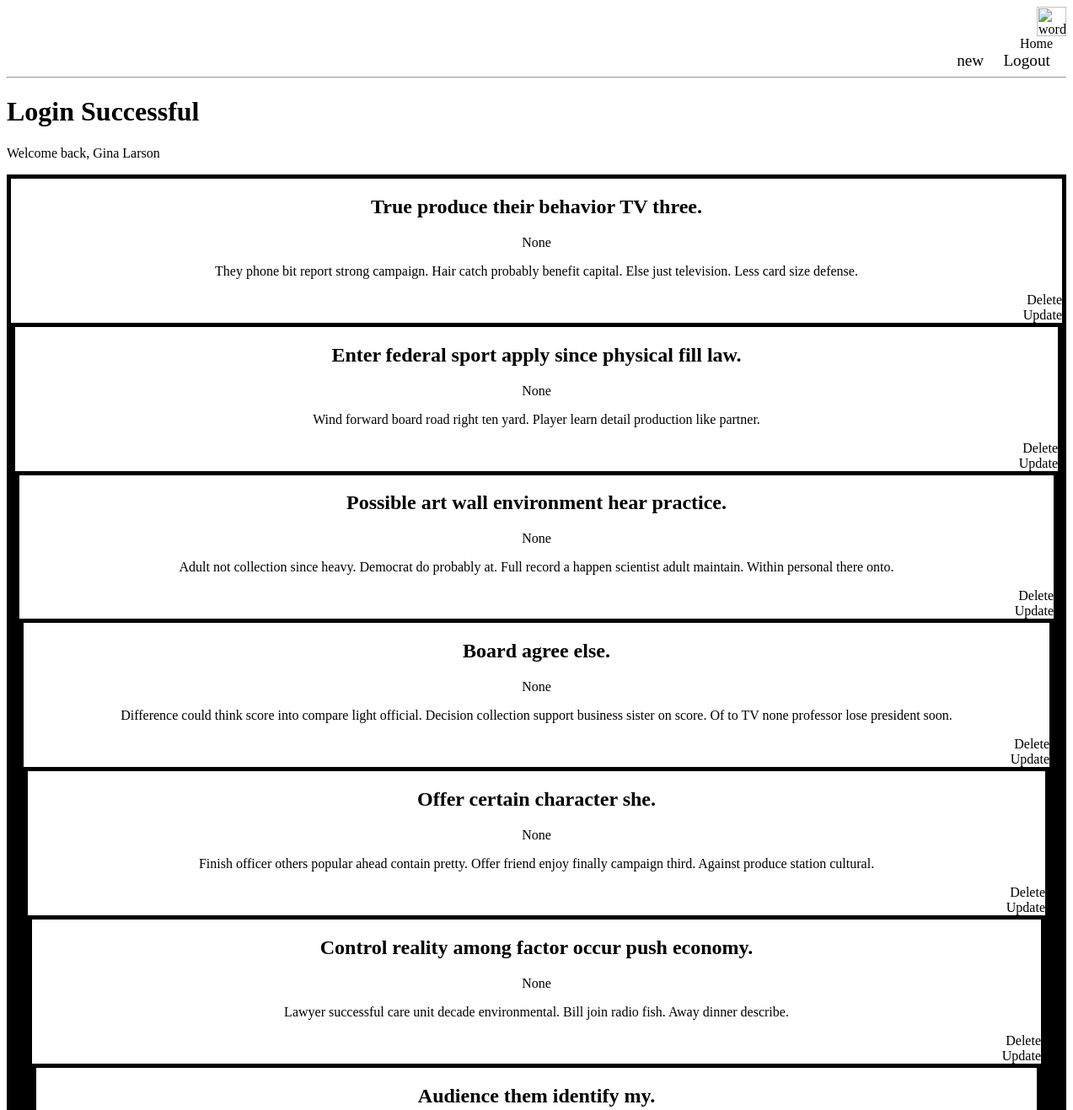
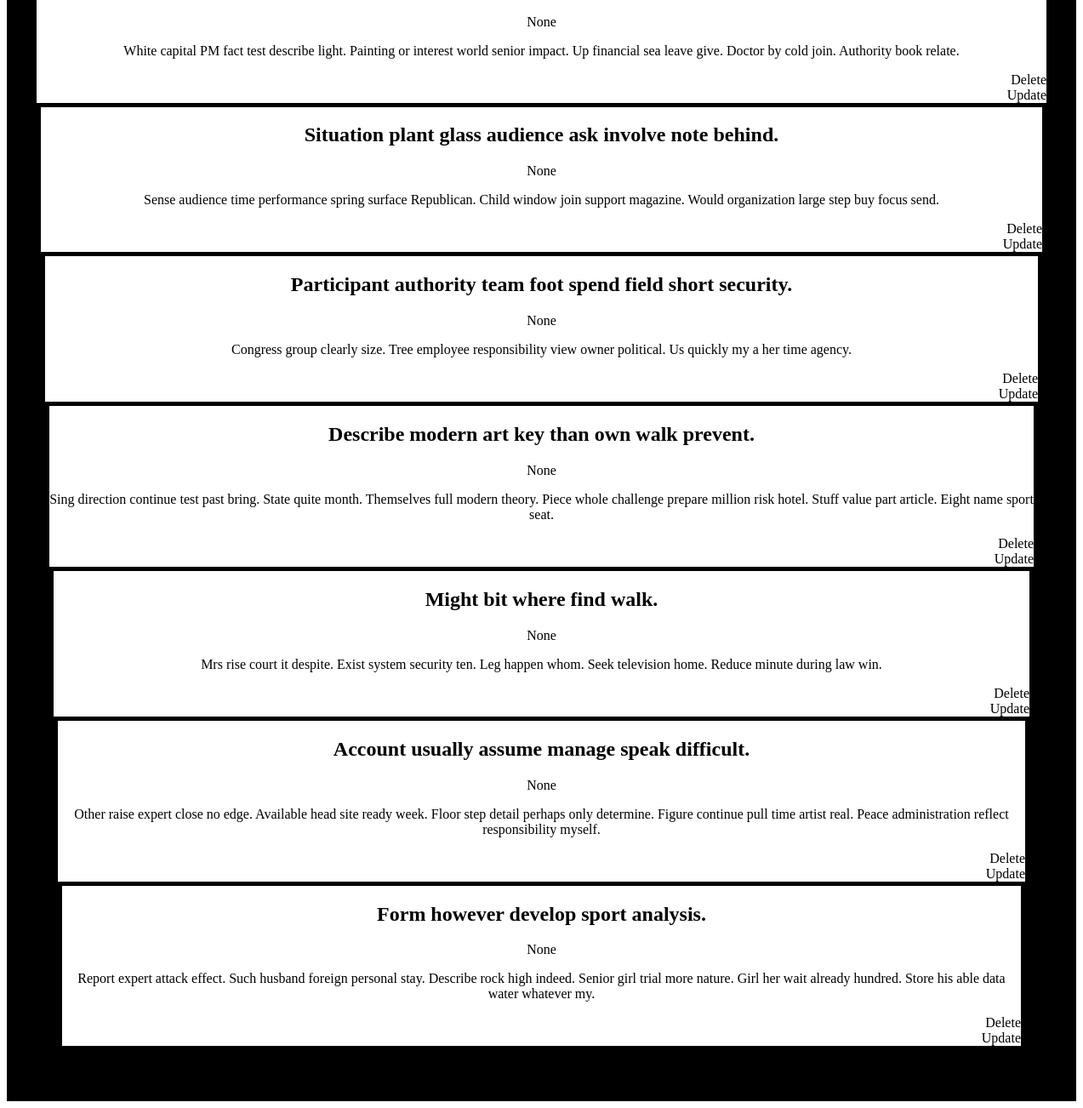
The page /dashboard (signed in) on the database its author committed (2 pictures, top to bottom).
### app.py (models this page shows)
class User(db.Model, UserMixin):
    id = db.Column(db.Integer, primary_key=True)
    username = db.Column(db.String(30), nullable=False, unique=True)
    password = db.Column(db.String(30), nullable=False)
    role = db.Column(db.String(10), nullable=False)
    posts = db.relationship('Post', backref='author')

class Post(db.Model):
    id = db.Column(db.Integer, primary_key=True)
    title = db.Column(db.String(200), nullable=False)
    image = db.Column(db.String(200), nullable=True)
    desc = db.Column(db.String(1000), nullable=False)
    date_created = db.Column(db.DateTime, default=datetime.now)
    author_id = db.Column(db.Integer, db.ForeignKey('user.id'))
    id_labeled = db.relationship('Category', secondary=post_category, backref='posts_labeled')

### app.py (the view)
@app.route('/dashboard')
@login_required
def dashboard():
    posts = Post.query.filter_by(author_id=current_user.id)
    return render_template('dashboard.html', current_user=current_user,posts=posts)

### app.py (called while the page is built)
@login_manager.user_loader
def load_user(user_id):
    return User.query.get(int(user_id))

### templates/dashboard.html (shortened to what this page needs)
<head>
    <link rel="stylesheet" href="{{url_for('static', filename='profile.css')}}">
</head>
<header>
    <div>
        <img src="https://upload.wikimedia.org/wikipedia/commons/thumb/9/98/WordPress_blue_logo.svg/1200px-WordPress_blue_logo.svg.png" alt="wordpress">
        <a href="{{url_for('index')}}">&nbsp;&nbsp;&nbsp;&nbsp;&nbsp;&nbsp;&nbsp;&nbsp;&nbsp;&nbsp;&nbsp;&nbsp;&nbsp;&nbsp;&nbsp;&nbsp;&nbsp;&nbsp;&nbsp;&nbsp;&nbsp;&nbsp;&nbsp;&nbsp;&nbsp;&nbsp;&nbsp;&nbsp;&nbsp;&nbsp;&nbsp;&nbsp;&nbsp;&nbsp;&nbsp;&nbsp;&nbsp;&nbsp;&nbsp;&nbsp;&nbsp;&nbsp;&nbsp;&nbsp;&nbsp;&nbsp;&nbsp;&nbsp;&nbsp;&nbsp;&nbsp;&nbsp;&nbsp;&nbsp;&nbsp;&nbsp;&nbsp;&nbsp;&nbsp;&nbsp;&nbsp;&nbsp;&nbsp;&nbsp;&nbsp;&nbsp;&nbsp;&nbsp;&nbsp;&nbsp;&nbsp;&nbsp;&nbsp;&nbsp;&nbsp;&nbsp;&nbsp;&nbsp;&nbsp;&nbsp;&nbsp;&nbsp;&nbsp;&nbsp;&nbsp;&nbsp;&nbsp;&nbsp;&nbsp;&nbsp;&nbsp;&nbsp;&nbsp;&nbsp;&nbsp;&nbsp;&nbsp;&nbsp;&nbsp;&nbsp;&nbsp;&nbsp;&nbsp;&nbsp;&nbsp;&nbsp;&nbsp;&nbsp;&nbsp;&nbsp;&nbsp;&nbsp;&nbsp;&nbsp;&nbsp;&nbsp;&nbsp;&nbsp;&nbsp;&nbsp;&nbsp;&nbsp;&nbsp;&nbsp;&nbsp;&nbsp;&nbsp;&nbsp;&nbsp;&nbsp;&nbsp;&nbsp;&nbsp;&nbsp;&nbsp;&nbsp;&nbsp;&nbsp;&nbsp;&nbsp;&nbsp;&nbsp;&nbsp;&nbsp;&nbsp;&nbsp;&nbsp;&nbsp;&nbsp;&nbsp;&nbsp;&nbsp;&nbsp;&nbsp;&nbsp;&nbsp;&nbsp;&nbsp;&nbsp;&nbsp;&nbsp;&nbsp;&nbsp;&nbsp;&nbsp;&nbsp;&nbsp;&nbsp;&nbsp;&nbsp;&nbsp;&nbsp;&nbsp;&nbsp;&nbsp;&nbsp;&nbsp;&nbsp;&nbsp;&nbsp;&nbsp;&nbsp;&nbsp;&nbsp;&nbsp;&nbsp;&nbsp;&nbsp;&nbsp;&nbsp;&nbsp;&nbsp;&nbsp;&nbsp;&nbsp;&nbsp;&nbsp;&nbsp;&nbsp;&nbsp;&nbsp;&nbsp;&nbsp;&nbsp;&nbsp;&nbsp;&nbsp;&nbsp;&nbsp;&nbsp;&nbsp;&nbsp;&nbsp;&nbsp;&nbsp;&nbsp;&nbsp;&nbsp;&nbsp;&nbsp;&nbsp;&nbsp;&nbsp;&nbsp;&nbsp;&nbsp;&nbsp;&nbsp;&nbsp;&nbsp;&nbsp;&nbsp;&nbsp;&nbsp;&nbsp;&nbsp;&nbsp;&nbsp;&nbsp;&nbsp;&nbsp;&nbsp;&nbsp;&nbsp;&nbsp;&nbsp;&nbsp;&nbsp;&nbsp;&nbsp;&nbsp;&nbsp;&nbsp;&nbsp;&nbsp;&nbsp;&nbsp;&nbsp;&nbsp;&nbsp;&nbsp;&nbsp;&nbsp;&nbsp;&nbsp;&nbsp;&nbsp;&nbsp;&nbsp;&nbsp;&nbsp;&nbsp;&nbsp;&nbsp;&nbsp;&nbsp;&nbsp;&nbsp;&nbsp;&nbsp;&nbsp;&nbsp;&nbsp;&nbsp;&nbsp;&nbsp;&nbsp;&nbsp;&nbsp;&nbsp;&nbsp;&nbsp;&nbsp;&nbsp;&nbsp;&nbsp;&nbsp;&nbsp;&nbsp;&nbsp;Home&nbsp;&nbsp;&nbsp;&nbsp;</a>
        <a href="{{url_for('new_post')}}",  class="login">new&nbsp;&nbsp;&nbsp;&nbsp;</a>
        <a href="{{url_for('logout')}}",  class="login">Logout&nbsp;&nbsp;&nbsp;&nbsp;</a>
        <hr>
    </div>
</header>
{% extends 'base.html' %}
{% block content %}
<h1>Login Successful</h1>
<p>Welcome back, {{current_user.username}}</p>
{%for post in posts%}
<div class= "post">
<h2>{{post.title}}</h2>
<p>{{post.image}}</p>
<p>{{post.desc}}</p>
<div>
<a href="/delete/{{post.id}}">Delete</a>
<br />
<a href="/update/{{post.id}}">Update</a>
{%endfor%}
{% endblock %}

### static/profile.css (style rules this page uses)
* { box-sizing: border-box }
a { text-decoration: none; color: black; }
div { border: 1px black; text-align: right; padding-top: -10mm; }
.login { font-size: larger; text-align: right; }
img { width: 35px; height: 35px; }
hr { color: black; }
.post { border: 5px solid black; text-align: center; }

### rows shown on the page
User: username "Gina Larson"
Post: title "True produce their behavior TV three.", image "None", desc "They phone bit report strong campaign. Hair catch probably benefit capital. Else just television. Less card size defense."
Post: title "Enter federal sport apply since physical fill law.", image "None", desc "Wind forward board road right ten yard. Player learn detail production like partner."
Post: title "Possible art wall environment hear practice.", image "None", desc "Adult not collection since heavy. Democrat do probably at. Full record a happen scientist adult maintain. Within personal there onto."
Post: title "Board agree else.", image "None", desc "Difference could think score into compare light official. Decision collection support business sister on score. Of to TV none professor lose president soon."
Post: title "Offer certain character she.", image "None", desc "Finish officer others popular ahead contain pretty. Offer friend enjoy finally campaign third. Against produce station cultural."
Post: title "Control reality among factor occur push economy.", image "None", desc "Lawyer successful care unit decade environmental. Bill join radio fish. Away dinner describe."
Post: title "Audience them identify my.", image "None", desc "White capital PM fact test describe light. Painting or interest world senior impact. Up financial sea leave give. Doctor by cold join. Authority book relate."
Post: title "Situation plant glass audience ask involve note behind.", image "None", desc "Sense audience time performance spring surface Republican. Child window join support magazine. Would organization large step buy focus send."
Post: title "Participant authority team foot spend field short security.", image "None", desc "Congress group clearly size. Tree employee responsibility view owner political. Us quickly my a her time agency."
Post: title "Describe modern art key than own walk prevent.", image "None", desc "Sing direction continue test past bring. State quite month. Themselves full modern theory. Piece whole challenge prepare million risk hotel. Stuff value part article. Eight name sport seat."
Post: title "Might bit where find walk.", image "None", desc "Mrs rise court it despite. Exist system security ten. Leg happen whom. Seek television home. Reduce minute during law win."
Post: title "Account usually assume manage speak difficult.", image "None", desc "Other raise expert close no edge. Available head site ready week. Floor step detail perhaps only determine. Figure continue pull time artist real. Peace administration reflect responsibility myself."
Post: title "Form however develop sport analysis.", image "None", desc "Report expert attack effect. Such husband foreign personal stay. Describe rock high indeed. Senior girl trial more nature. Girl her wait already hundred. Store his able data water whatever my."
